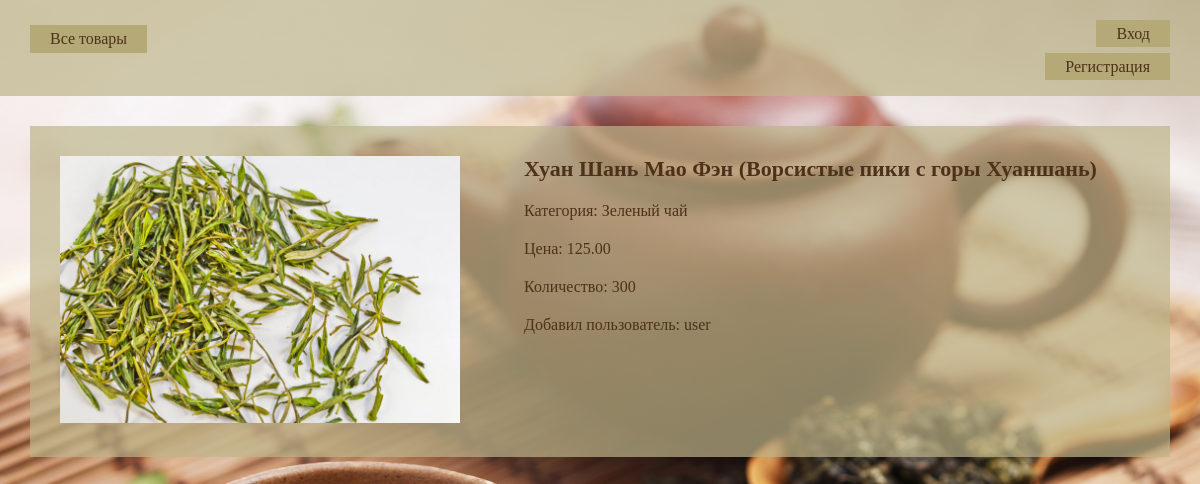
Page /tea/product/2/ on the committed database.
### tea/models.py (models this page shows, shortened)
class Product(models.Model):
    name = models.CharField(max_length=100)
    category = models.ForeignKey(Category, on_delete=models.CASCADE)
    price = models.DecimalField(max_digits=10, decimal_places=2)
    quantity = models.PositiveIntegerField()
    photo = models.ImageField(default='None', upload_to='products_photo/')
    user = models.ForeignKey(User, null=True)

class Category(models.Model):
    name = models.CharField(max_length=100)
    def __str__(self):
        return str(self.name)

### tea/views.py (the view)
# urls.py: url(r'^product/(?P<id>\d+)/$', ProductDetail.as_view(), name='product_detail'),
class ProductDetail(DetailView):
    model = Product
    pk_url_kwarg = 'id'
    template_name = 'product.html'

### templates/product.html (shortened to what this page needs)
{% extends "base.html" %}
{% block content %}
    <div class="product_overview">
        <img src="{{ product.photo.url }}">
        <div class="details">
            <h1>{{ product.name }}</h1>
            <p>Категория: {{ product.category }}</p>
            <p>Цена: {{ product.price }}</p>
            <p>Количество: {{ product.quantity }}</p>
            <p>Добавил пользователь: {{product.user}}</p>
        </div>
    </div>
{% endblock %}

### static/css/style.css (style rules this page uses)
html, body, div, span, a, img, strong, b, u, i, ol, ul, li, form, label, table, tbody, thead, tr, th, td, article, aside, footer, header, menu, nav, h1,h2,h3, p { margin: 0; padding: 0; border: 0; }
html, body { height: 100%; width: 100%; }
body { background: url(../images/back.jpg) no-repeat; background-size: cover; background-attachment: fixed; }
.product_overview { width: 95%; margin: 30px; background-color: rgba(190, 181, 138, 0.7); }
.product_overview img { margin: 30px; width: 400px; display: inline-block; }
.details { margin: 30px; display: inline-block; vertical-align: top; max-width: 600px; color: #4d321b; }
.details h1 { font-size: 22px; margin-bottom: 20px; }
.details p { margin-bottom: 20px; }

### rows in the picture
Product: photo (picture), name "Хуан Шань Мао Фэн (Ворсистые пики с горы Хуаншань)", category "Зеленый чай", price "125.00", quantity "300", user "user"
